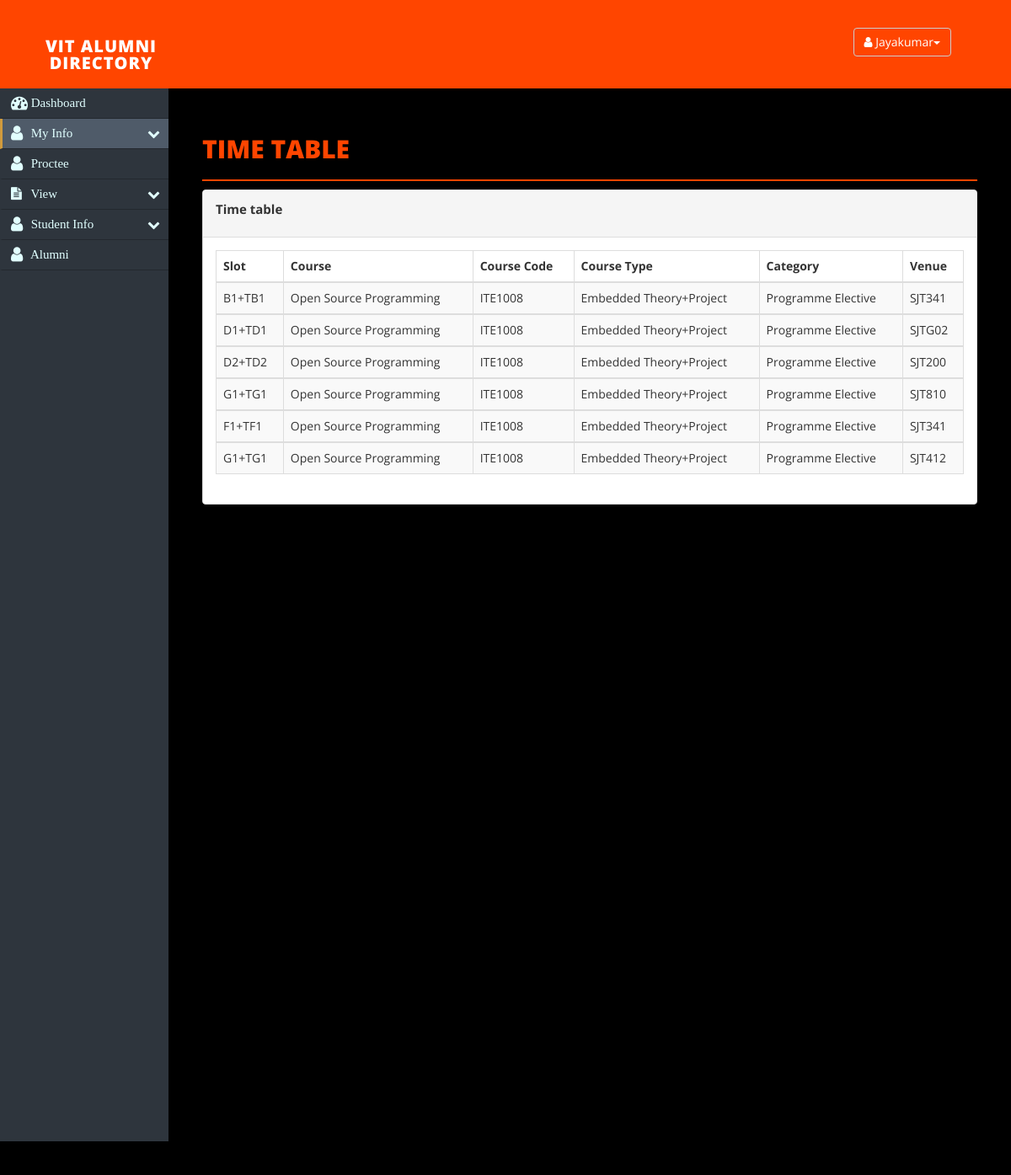
Screenshot of /book/timetable.php (signed in) with the database file from the repository.
### tables this page shows
CREATE TABLE `time_table` (
  `SNo` int(20) NOT NULL,
  `id` varchar(56) NOT NULL,
  `Name` varchar(56) NOT NULL,
  `RegistrationNumber` varchar(56) NOT NULL,
  `CourseCode` varchar(9) NOT NULL,
  `Course` varchar(67) NOT NULL,
  `CourseType` varchar(48) NOT NULL,
  `Role` varchar(45) NOT NULL,
  `Category` varchar(43) NOT NULL,
  `Slot` varchar(20) NOT NULL,
  `Venue` varchar(17) NOT NULL,
  `Faculty` varchar(43) NOT NULL,
  `Semester` varchar(56) NOT NULL,
  `Credits` int(8) NOT NULL
);

### book/timetable.php (the view, shortened to what this page needs)
<?php
$role=$_SESSION['rainbow_role'];
$id=$_SESSION['rainbow_uid'];
?>
<!DOCTYPE html>
<html xmlns="http://www.w3.org/1999/xhtml">
<head>
<link href="css/bootstrap.css" rel="stylesheet" />
<link href="css/font-awesome.css" rel="stylesheet" />
<link href="css/layout.css" rel="stylesheet" />
<link href="css/custom.css" rel="stylesheet" />
<link rel="stylesheet" href="https://cdnjs.cloudflare.com/ajax/libs/font-awesome/4.7.0/css/font-awesome.min.css">
</head>
<?php
if($role=="student"){
include("php/header_stu.php");
}
else
include("php/header.php");?>
<div id="page-wrapper">
<div id="page-inner">
<div class="row">
<div class="col-md-12">
<h1 class="page-head-line">Time Table
</h1>
</div>
</div>
<div class="panel panel-default">
<div class="panel-heading">
<p style="font-size: 15px;font-weight: bold;">Time table</p>
</div>
<div class="panel-body">
<div class="table-sorting table-responsive">
<table class="table table-striped table-bordered table-hover" id="tSortable22">
<thead>
<tr>
<th>Slot</th>
<th>Course</th>
<th>Course Code</th>
<th>Course Type</th>
<th>Category</th>
<th>Venue</th>
</tr>
</thead>
<?php
$conn = new mysqli('localhost','root','','portal');
if($conn->connect_error){
echo "$conn->connect_error";
die("Connection Failed : ". $conn->connect_error);
} else {
$sql = "SELECT * FROM time_table where id like '%$id%'";
$result = mysqli_query($conn, $sql);
while($row = mysqli_fetch_assoc($result))
{
?>
<tbody>
<tr>
<td><?php echo $row['Slot'];?></td>
<td><?php echo $row['Course'];?></td>
<td><?php echo $row['CourseCode'];?></td>
<td><?php echo $row['CourseType'];?></td>
<td><?php echo $row['Category'];?></td>
<td><?php echo $row['Venue'];?></td>
</tr>
</tbody>
<?php
}}
?>
</table>
</div>
</div>
</div>
</div>
</div>
<div id="footer-sec">
</div>
</body>
</html>

### book/css/layout.css (style rules this page uses)
body { font-family: 'Open Sans', sans-serif; line-height:25px; }
#page-wrapper { padding: 15px 15px; min-height: 600px; background: #000000; }
#page-inner { width: 100%; margin: 10px 20px 10px 0px; background-color: #000000!important; padding: 10px; min-height: 1200px; }
.page-head-line { font-size: 30px; text-transform: uppercase; color:orangered; font-weight: 800; padding-bottom: 20px; border-bottom: 2px solid orangered; margin-bottom: 10px; }
#footer-sec { background-color:#000; padding:20px 50px; color:#fff; font-size:12px; }
@media (min-width:768px) { #page-wrapper { margin: 0 0 0 200px; padding: 15px 30px; min-height: 1200px; } }

### rows the page displays
time_table: Slot "B1+TB1", Course "Open Source Programming", CourseCode "ITE1008", CourseType "Embedded Theory+Project", Category "Programme Elective", Venue "SJT341"
time_table: Slot "D1+TD1", Course "Open Source Programming", CourseCode "ITE1008", CourseType "Embedded Theory+Project", Category "Programme Elective", Venue "SJTG02"
time_table: Slot "D2+TD2", Course "Open Source Programming", CourseCode "ITE1008", CourseType "Embedded Theory+Project", Category "Programme Elective", Venue "SJT200"
time_table: Slot "G1+TG1", Course "Open Source Programming", CourseCode "ITE1008", CourseType "Embedded Theory+Project", Category "Programme Elective", Venue "SJT810"
time_table: Slot "F1+TF1", Course "Open Source Programming", CourseCode "ITE1008", CourseType "Embedded Theory+Project", Category "Programme Elective", Venue "SJT341"
time_table: Slot "G1+TG1", Course "Open Source Programming", CourseCode "ITE1008", CourseType "Embedded Theory+Project", Category "Programme Elective", Venue "SJT412"

### other values shown
$username "Jayakumar"
